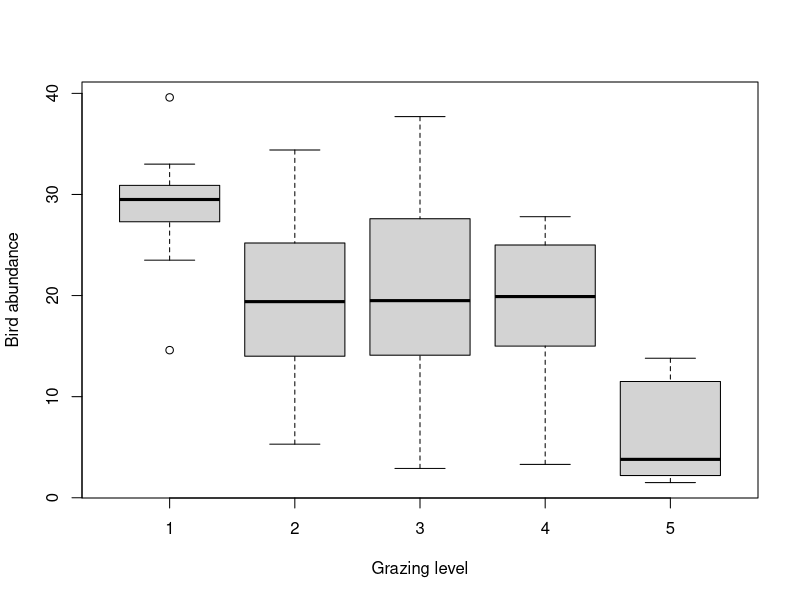
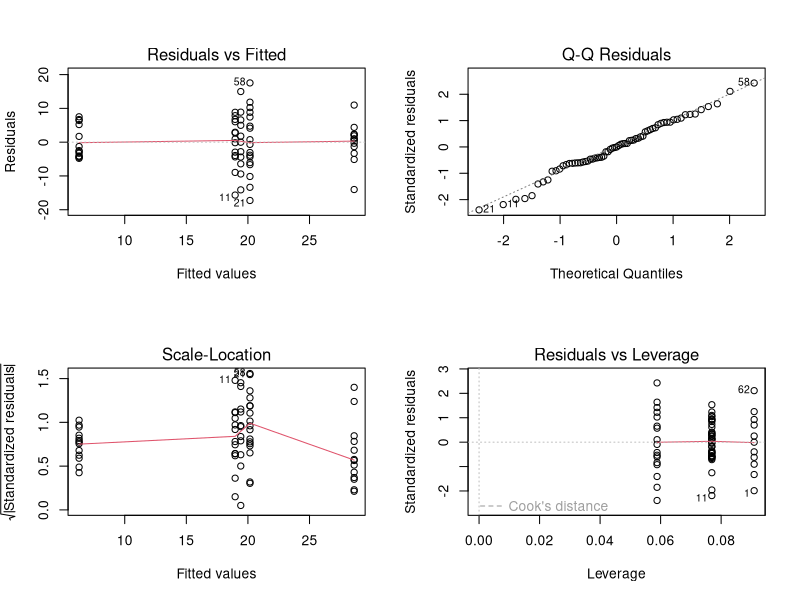
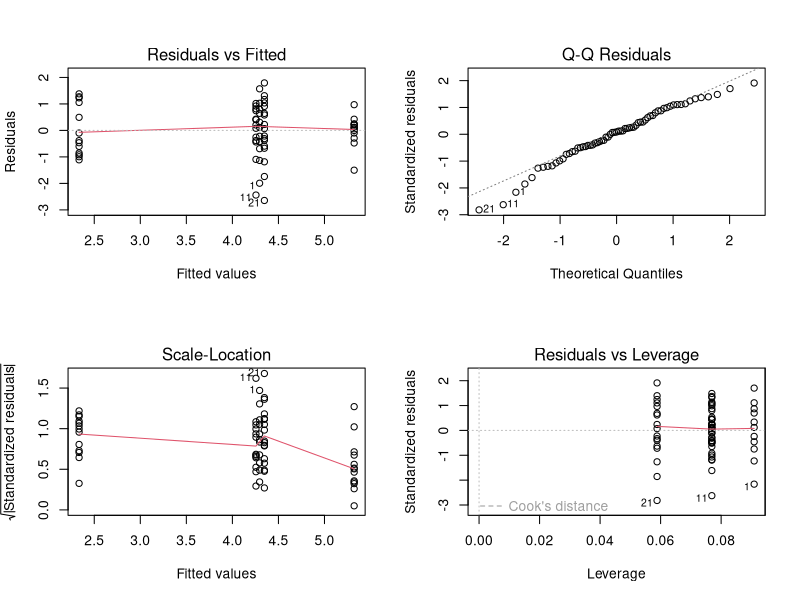
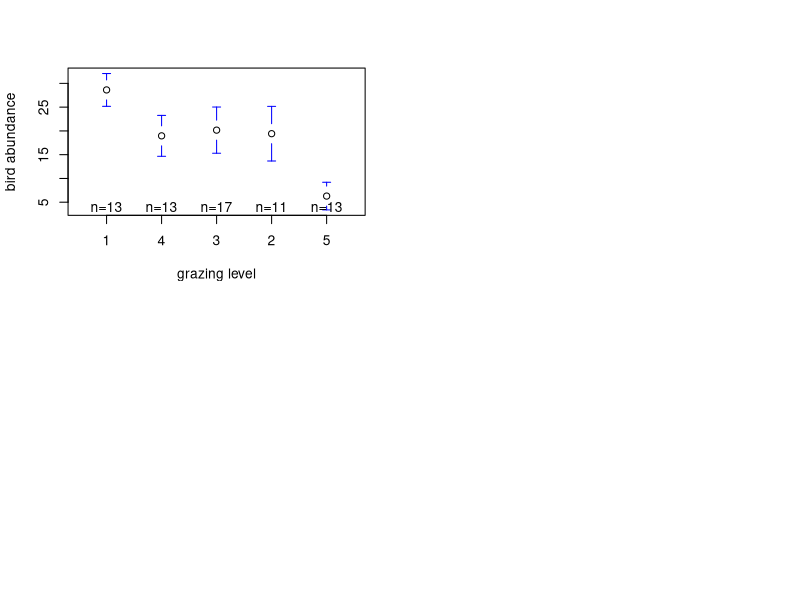
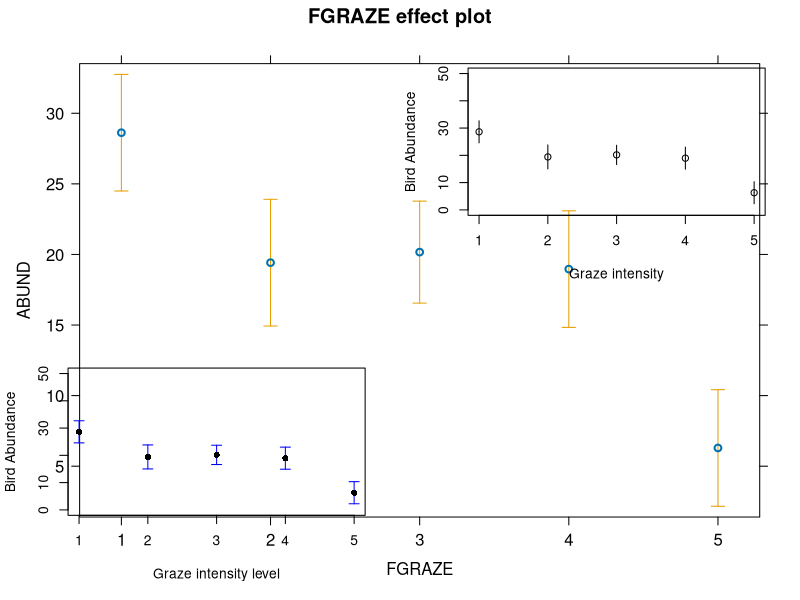
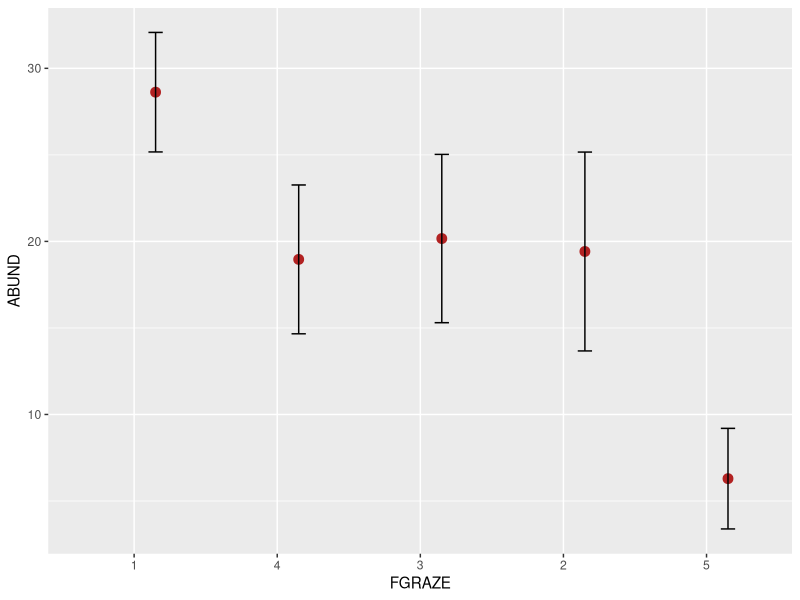
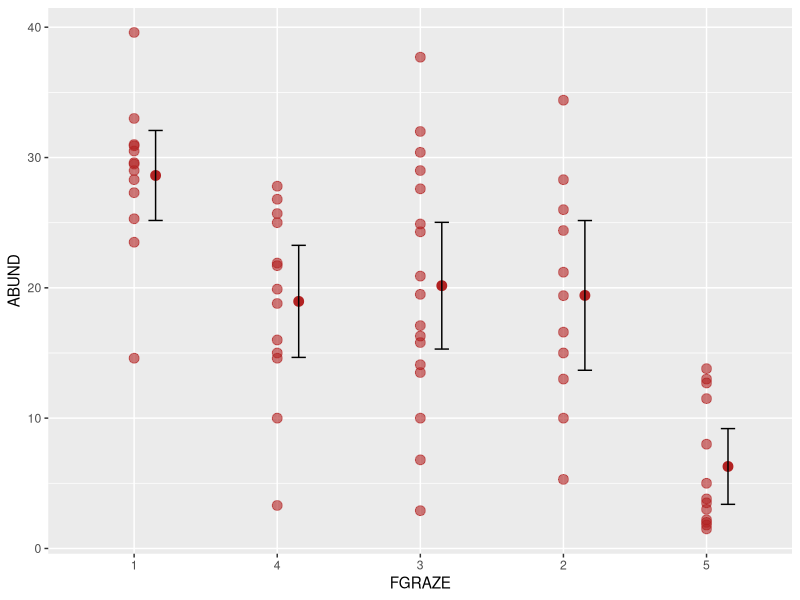

Recreate these plots in R, in order.
## ---- chunk 1
knitr::opts_chunk$set(echo=TRUE, message = FALSE, warning = FALSE, eval = FALSE, cache = FALSE)
SOLUTIONS <- FALSE
## ---- chunk 2
loyn <- read.table("data/loyn.txt", header = TRUE, 
                   stringsAsFactors = TRUE)
str(loyn)
## ---- chunk 3
# create factor GRAZE as it was originally coded as an integer
loyn$FGRAZE <- factor(loyn$GRAZE)

# check this
class(loyn$FGRAZE)
## ---- chunk 4
boxplot(ABUND ~ FGRAZE, xlab = "Grazing level", ylab = "Bird abundance", data = loyn)

# mean bird abundance for each level of FGRAZE
tapply(loyn$ABUND, loyn$FGRAZE, mean, na.rm = TRUE)

# it looks from this plot and the table of means that the bird abundance is lowest for FGRAZE level 5 and 
# highest for level 1. The bird abundance for levels 2, 3 and 4 all look similar.
# so in terms of differences in ABUND between groups we might expect FGRAZE level 5 to be different from
# the other grazing intensity group and possibly FGRAZE level 1 to be different from graze level 2,3 and 4
# but this is not particularly clear. We might also expect there to be no differences between grazing 
# levels 2,3 and 4. 
## ---- chunk 5
birds_lm <- lm(ABUND ~ FGRAZE, data = loyn)
## ---- chunk 6
anova(birds_lm)

# null hypothesis : There is no difference in the mean bird abundance between the 
# five levels of grazing.
# the p value is very small therefore reject this null hypothesis. In other words
# there is a difference in the mean bird abundance between grazing intensity levels.

# for a report you might write something like:
# there was a significant difference in the mean abundance of birds between the five levels
# of grazing intensity (F_4,62 = 14.98, p < 0.0001)
## ---- chunk 7
summary(birds_lm)

# Here the intercept (baseline) is the mean abundance of birds for FGRAZE level 1.
# the null hypothesis for the intercept is that the intercept = 0.
# As the p value (p < 2e-16) is very small we reject this null hypothesis and conclude that the
# intercept is significantly different from 0. However, from a biological perspective this
# is not a particularly informative hypothesis to test.

# the remaining estimates are differences (contrasts) between each level and the 
# baseline. For example the FGRAZE2 estimate is - 9.2 and therefore there are 9.2 fewer 
# birds on average in graze level 2 compared to graze level 1. This difference is  
# significantly different from zero (p = 0.003). 

# The difference between graze level 3 (FGRAZE3) and graze level 1 (intercept) is 
# -8.45 (8.45 fewer birds in graze 3 compared to graze 1). This difference is significantly 
# different from 0 (p = 0.003) and therefore the mean abundance of birds in graze level 1 is
# significantly different from graze level 1.

# The difference between graze level 4 (FGRAZE4) and graze level 1 (intercept) is 
# -9.66 (9.66 fewer birds in graze 4 compared to graze 1). This difference is significantly 
# different from 0 (p = 0.001) and therefore the mean abundance of birds in graze level 1 is
# significantly different from graze level 4.

# The difference between graze level 5 (FGRAZE5) and graze level 1 (intercept) is 
# -22.33 (22.33 fewer birds in graze 5 compared to graze 1). This difference is significantly 
# different from 0 (p = 1.64e-10) and therefore the mean abundance of birds in graze level 1 is
# significantly different from graze level 5.
## ---- chunk 8
# Set FGRAZE level 2 to be the intercept

loyn$FGRAZE <- relevel(loyn$FGRAZE, ref = "2")
birds_lm2 <- lm(ABUND ~ FGRAZE, data = loyn)
summary(birds_lm2)

# The intercept is now FGRAZE level 2, we can now compare between levels '2 and 3', '2 and 4', and '2 and 5'
# Also note that the rest of the model output (R^2, F, DF etc) is the same as the previous model (i.e. its 
# the same model we have just changed the intercept and therefore the contrasts).

loyn$FGRAZE <- relevel(loyn$FGRAZE, ref = "3")
birds_lm3 <- lm(ABUND ~ FGRAZE, data = loyn)
summary(birds_lm3)

# The intercept is now FGRAZE level 3, we can now compare between levels '3 and 4', 'and 3 and 5'

loyn$FGRAZE <- relevel(loyn$FGRAZE, ref = "4")
birds_lm4 <- lm(ABUND ~ FGRAZE, data = loyn)
summary(birds_lm4)

# The intercept is now FGRAZE level 4, we can now compare between levels '4 and 5'
## ---- chunk 9
# The multiple R-squared value is 0.491 and therefore 49.1% of
# the variation in ABUND is explained by FGRAZE
## ---- chunk 10
# first split the plotting device into 2 rows and 2 columns
par(mfrow = c(2,2))

# now create the residuals plots
plot(birds_lm)

# To test the normality of residuals assumption we use the Normal Q-Q plot. Although the majority of the residuals 
# lie along the 1:1 line there are five residuals which are all below the line resulting in reasonably substantial 
# negative residuals. This suggest that the model does not fit these observation very well.

# Looking at the homogeneity of variance assumption (Residuals vs Fitted and Scale-Location plot) you can see the 
# five columns of residuals corresponding to the fitted values for the five grazing levels. Again, things don't look 
# great. The spread for the lower fitted values (left side of the plot) is much narrower when compared to the other groups.
# This suggests that the homogeneity of variance assumption is not met (i.e. the variances are not the same). The same cluster
# of negative residuals we spotted in the Normal Q-Q plot also appears in the Residuals vs Fitted plot suggesting that it is
# these residuals that are responsible.

# The only real good news is that there doesn't appear to be any influential or unusual residuals as indicated in the 
# Residuals vs Leverage plot.  

# So what to do? You could go back and check the original field notebook data to see if a
# transcribing mistake has been made (seems unlikely and you dont have this luxury anyway). 
# You could also try applying a transformation (log or square root) on the ABUND variable, refit the model and 
# see if this improves things. 
# for example 

loyn$ABUND.SQRT <- sqrt(loyn$ABUND)
birds_lm_sqrt <- lm(ABUND.SQRT ~ FGRAZE, data = loyn)
par(mfrow = c(2,2))
plot(birds_lm_sqrt)

# Sadly this doesn't seemed to have improved things!

# Or finally, you can relax the assumption of equal variance and estimate a separate variance for each group using 
# generalised least squares. This is not something we will do on this course but will cover in a more advanced statistics course!
## ---- chunk 11
# Using the gplots package, you may need to install this package first
# install.packages('gplots')

loyn$FGRAZE <- relevel(loyn$FGRAZE, ref = "1")
library(gplots)
plotmeans(ABUND ~ FGRAZE, xlab = "grazing level",
  ylab = "bird abundance", data = loyn, connect = FALSE)
## ---- chunk 12
# Using the effects package, you may need to install this package first
# install.packages('effects')

library(effects)
loyn_effects <- allEffects(birds_lm)
plot(loyn_effects,"FGRAZE", lty = 0)
## ---- chunk 13
# and finally using old faithful the predict function and base R graphics
# with the segments function

my_data <- data.frame(FGRAZE = c("1", "2", "3", "4", "5"))
pred_vals <- predict(birds_lm, newdata = my_data, se.fit = TRUE)

# now plot these values

plot(1:5, seq(0, 50, length=5), type = "n", xlab = "Graze intensity", ylab = "Bird Abundance")
points(1:5, pred_vals$fit)
segments(1:5, pred_vals$fit, 1:5, pred_vals$fit - 1.96 * pred_vals$se.fit)
segments(1:5, pred_vals$fit, 1:5, pred_vals$fit + 1.96 * pred_vals$se.fit)
## ---- chunk 14
# using old faithful the predict function and base R graphics 
# with the arrows function 

my_data <- data.frame(FGRAZE = c("1", "2", "3", "4", "5"))
pred_vals <- predict(birds_lm, newdata = my_data, se.fit = TRUE)

# now plot these values

plot(1:5, seq(0, 50, length=5), type = "n", xlab = "Graze intensity level", ylab = "Bird Abundance")
arrows(1:5, pred_vals$fit, 1:5, pred_vals$fit - 1.96 * pred_vals$se.fit,
    angle = 90, code = 2, length = 0.05, col = "blue")
arrows(1:5, pred_vals$fit, 1:5, pred_vals$fit + 1.96 * pred_vals$se.fit,
       angle = 90, code = 2, length = 0.05, col = "blue")
points(1:5, pred_vals$fit, pch = 16)
## ---- chunk 15
# or using the ggplot2 package
library(ggplot2) # make the functions in ggplot2 available


# This plot will plot the means for each level of FGRAZE 
# and also the 95% confidence intervals

ggplot(loyn, aes(x = FGRAZE, y = ABUND)) + 
  stat_summary(fun = mean, geom = "point", color = "firebrick",
        size = 3, position=position_nudge(x = 0.15)) +
  stat_summary(fun.data = mean_cl_normal, geom = "errorbar", 
        width = 0.1, position=position_nudge(x = 0.15))


# and as an added bonus, if you wanted to also plot the 
# raw data along with the means for FGRAZE

ggplot(loyn, aes(x = FGRAZE, y = ABUND)) + 
  geom_point(color = "firebrick", size = 3, alpha = 0.6) + 
  stat_summary(fun = mean, geom = "point", color = "firebrick",
        size = 3, position=position_nudge(x = 0.15)) +
  stat_summary(fun.data = mean_cl_normal, geom = "errorbar", 
        width = 0.1, position=position_nudge(x = 0.15))
